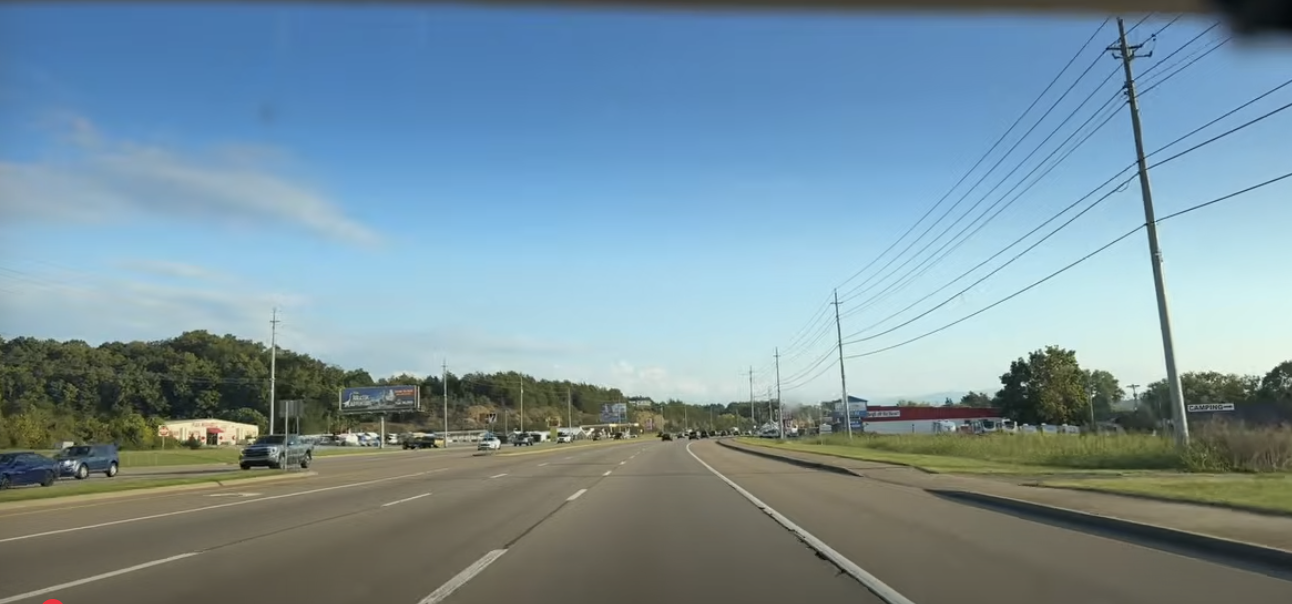
#> input picture pics/road2.png, 1292 x 604 px
$ python hough.py
#> lines starting #> are read from the running program, lines starting #| are printed output that depends on the picture; after the words box and inside, x2 and y2 are one past the last pixel; in counts of white or black regions, pixels touching at a corner belong together
import cv2
import numpy as np

img = cv2.imread('pics/road2.png')
#> img is the input picture: shape (604, 1292, 3); mean B, G, R 156.5, 145.3, 120.6
gray = cv2.cvtColor(img, cv2.COLOR_BGR2GRAY)
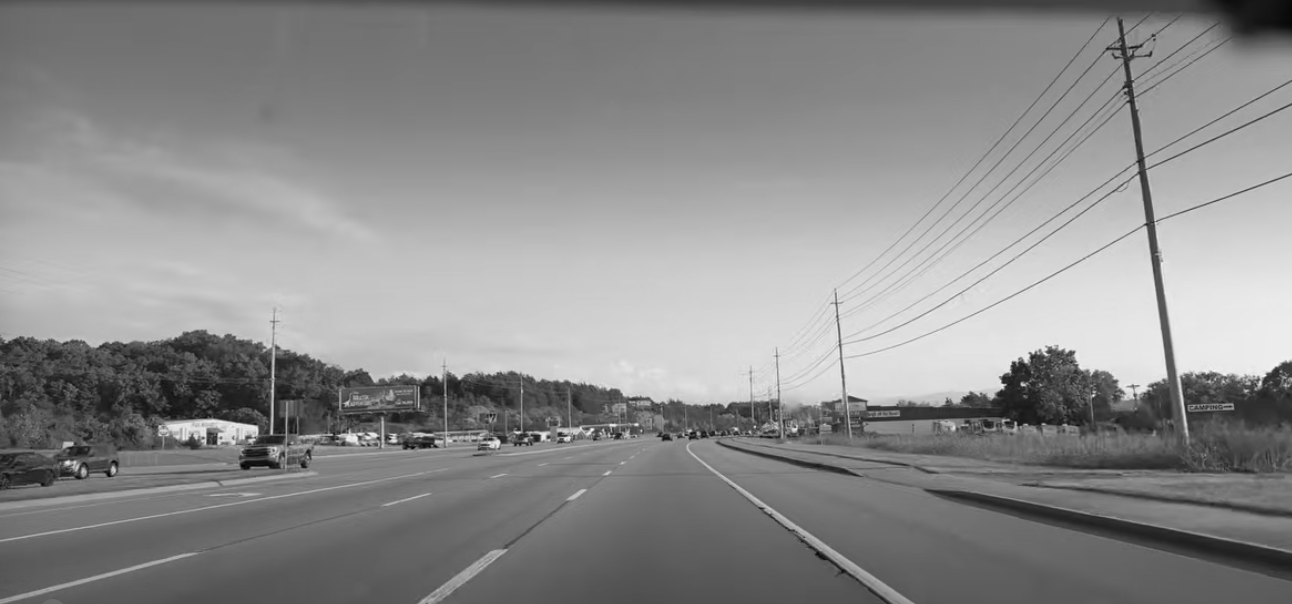
#> gray: shape (604, 1292); min 1, max 250, mean 139.2
edges = cv2.Canny(gray, 50, 150, apertureSize=3)
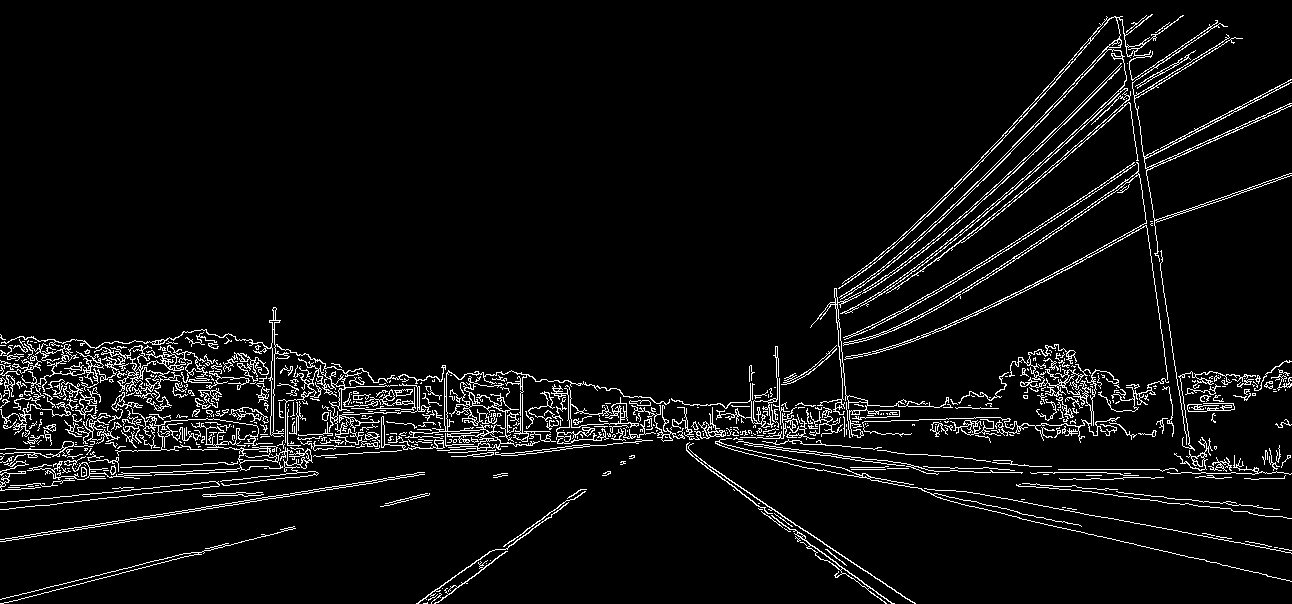
#> edges: shape (604, 1292); 5.4% white in thin lines or dots
cv2.imshow('edges', edges)
lines = cv2.HoughLinesP(edges, 1, np.pi / 180, 20, minLineLength=200, maxLineGap=10)
#> lines = [[57, 503, 259, 481], [753, 426, 960, 418], [0, 539, 424, 472], [961, 504, 1289, 580], [17, 501, 311, 471], [0, 541, 424, 474], [1117, 17, 1172, 411], [1144, 156, 1177, 385], [2, 539, 399, 476], [705, 463, 910, 601]]

for line in lines:
    x1, y1, x2, y2 = line[0]
    # [13 lines of commented-out code are left out]
    cv2.line(img, (x1, y1), (x2, y2), (0, 0, 255), 2)
#> this loop made 10 passes
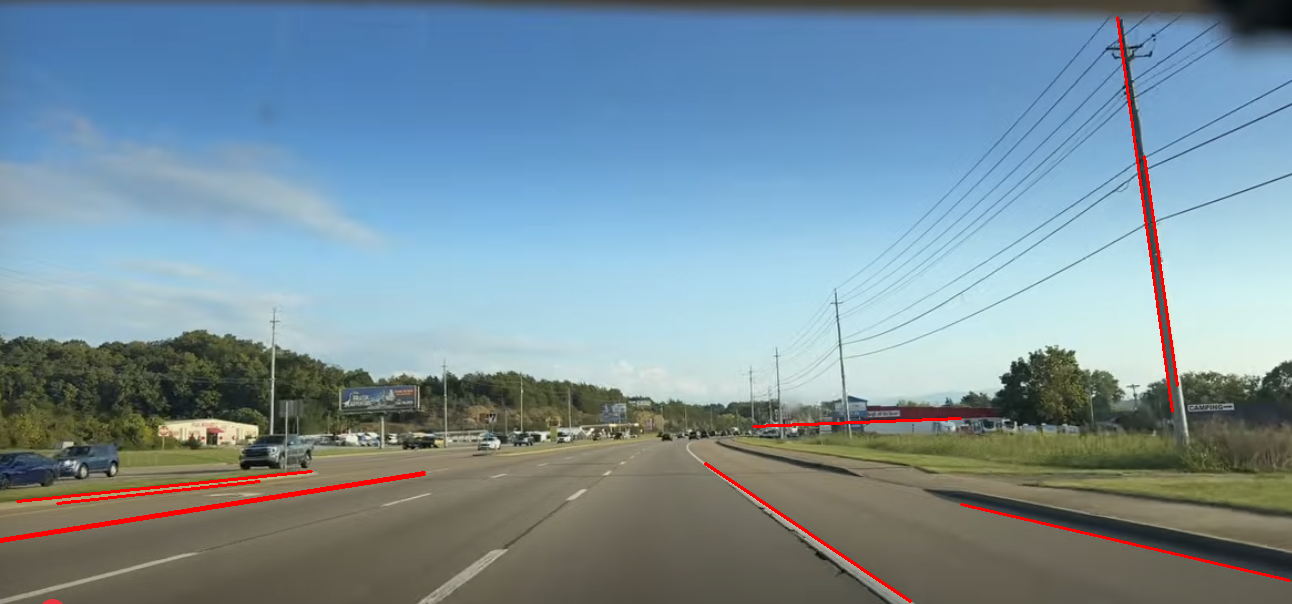
#> img: shape (604, 1292, 3); 1.01% of pixels changed, all inside (x1, y1, x2, y2) = (0, 16, 1291, 603)


cv2.imshow('image', img)
k = cv2.waitKey(0)
#> (key Esc is pressed here)
cv2.destroyAllWindows()

$ run again, with pics/boat.png copied over pics/road2.png
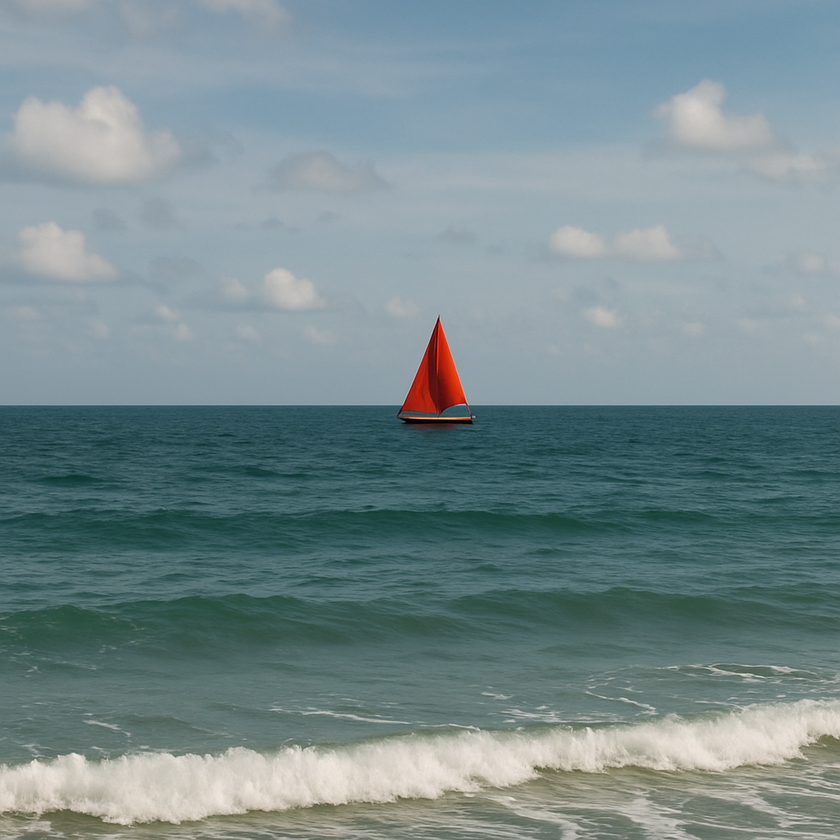
#> input picture pics/boat.png, 840 x 840 px, shrunk from 1024 x 1024 before the run
#> img is the input picture: shape (840, 840, 3); mean B, G, R 142, 139, 119.5
#> `edges = cv2.Canny(gray, 50, 150, apertureSize=3)`:
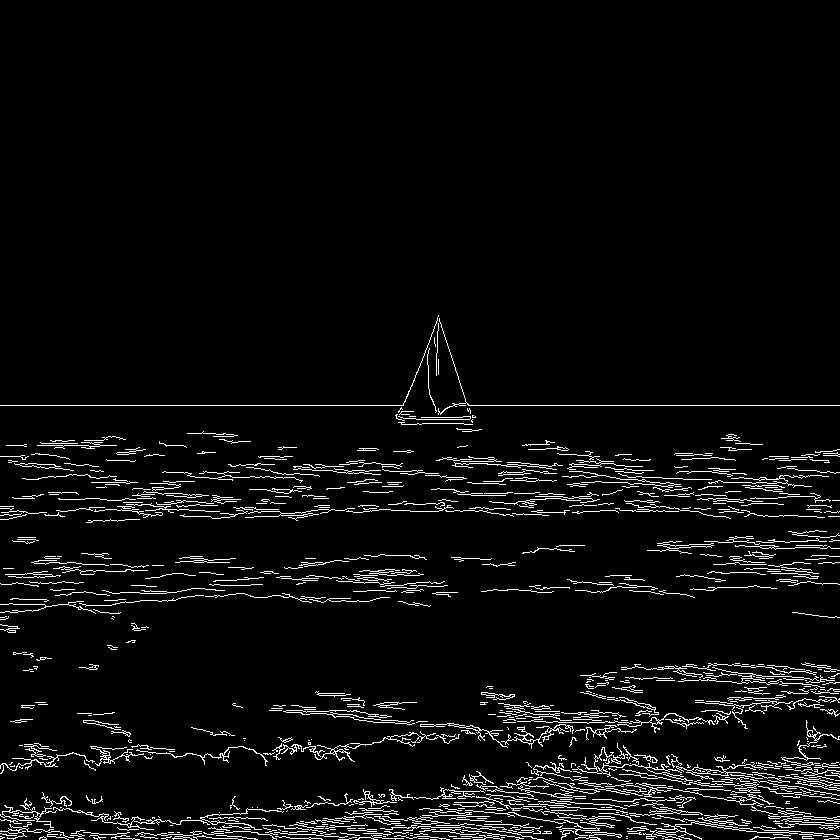
#> edges: shape (840, 840); 4.7% white in thin lines or dots, all inside (x1, y1, x2, y2) = (0, 315, 840, 840)
#> lines = [[0, 405, 403, 405]]
#> the loop `for line in lines:` made 1 pass
#> after the loop `for line in lines:`:
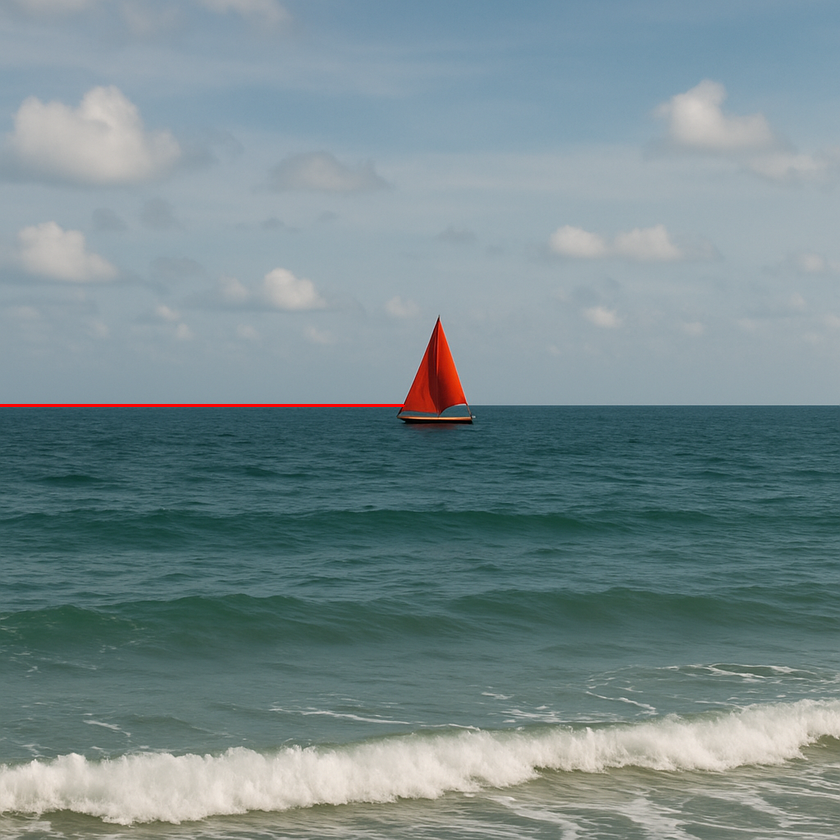
#> img: shape (840, 840, 3); 0.17% of pixels changed, all inside (x1, y1, x2, y2) = (0, 404, 405, 407)
